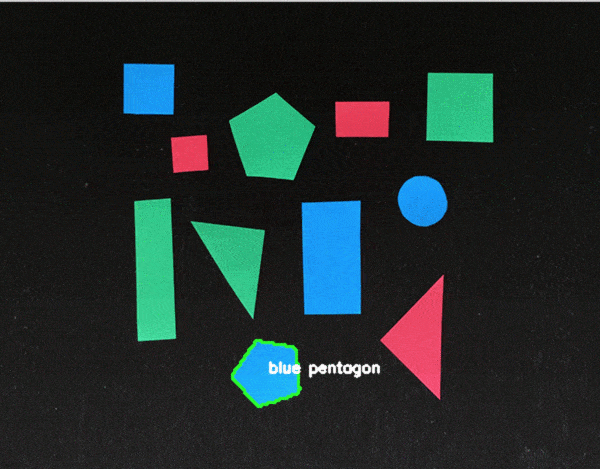
#> input picture color.png, 601 x 469 px
$ python '直方图.py'
#> lines starting #> are read from the running program, lines starting #| are printed output that depends on the picture
import cv2
from matplotlib import pyplot as plt
import numpy as np

img = cv2.imread('color.png')
#> img is the input picture: shape (469, 601, 3); mean B, G, R 43.8, 44.2, 32.3
# 计算并显示直方图
# 图片，哪个通道，掩膜，只计算掩膜内的，分段数，范围
hist = cv2.calcHist(img, [0], None, [256], [0, 256])
#> hist = 256 values, max 1001 at index 212, min 0 at index 0, mean 7.04
# plt.plot(hist)
# plt.show()
# 形成掩膜
mask = np.zeros(shape=img.shape[:2], dtype=np.uint8)
mask[100:300, 200:400] = 1
img_gray = cv2.cvtColor(img, cv2.COLOR_BGR2GRAY)
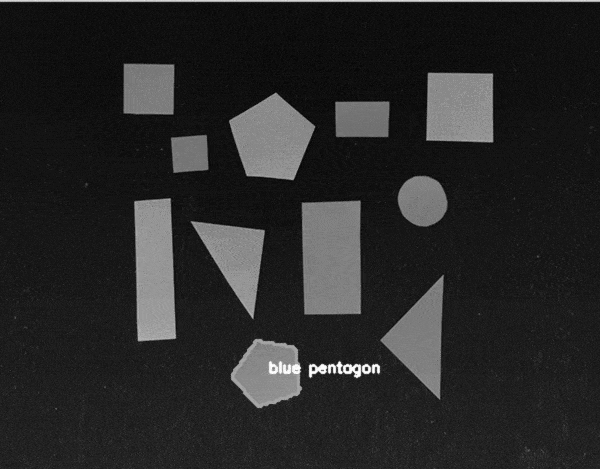
#> img_gray: shape (469, 601); min 7, max 255, mean 40.6
# 获得掩膜后的图像
mask_img = cv2.bitwise_and(img_gray, img_gray, mask=mask)
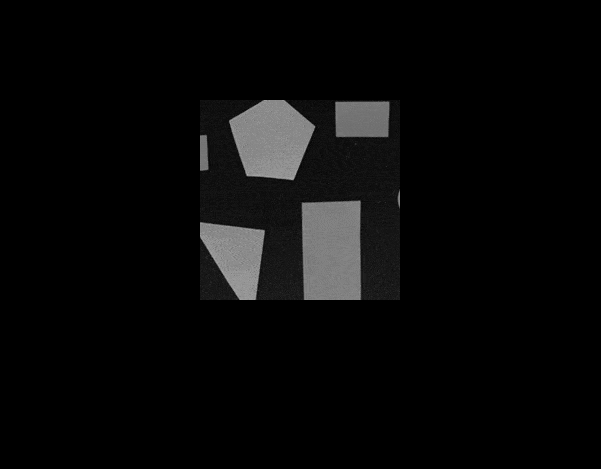
#> mask_img: shape (469, 601); min 0, max 176, mean 9.1
# 计算直方图，这里输入必须是灰度图
#> (the run stopped early here; a loop or call above may not have finished)
